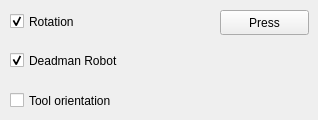
     <widget class="QWidget" name="tab_2">
      <attribute name="title">
       <string>Robot settings</string>
      </attribute>
      <widget class="QCheckBox" name="deadMan_check">
       <property name="geometry">
        <rect>
         <x>10</x>
         <y>50</y>
         <width>151</width>
         <height>21</height>
        </rect>
       </property>
       <property name="text">
        <string>Deadman Robot</string>
       </property>
       <property name="checked">
        <bool>true</bool>
       </property>
      </widget>
      <widget class="QCheckBox" name="toolAngle_check">
       <property name="geometry">
        <rect>
         <x>10</x>
         <y>10</y>
         <width>92</width>
         <height>23</height>
        </rect>
       </property>
       <property name="text">
        <string>Rotation</string>
       </property>
       <property name="checked">
        <bool>true</bool>
       </property>
      </widget>
      <widget class="QCheckBox" name="toolOrientation_check">
       <property name="geometry">
        <rect>
         <x>10</x>
         <y>90</y>
         <width>141</width>
         <height>21</height>
        </rect>
       </property>
       <property name="text">
        <string>Tool orientation</string>
       </property>
       <property name="checked">
        <bool>false</bool>
       </property>
      </widget>
      <widget class="QPushButton" name="press_Button">
       <property name="geometry">
        <rect>
         <x>220</x>
         <y>10</y>
         <width>89</width>
         <height>25</height>
        </rect>
       </property>
       <property name="text">
        <string>Press</string>
       </property>
      </widget>
     </widget>
